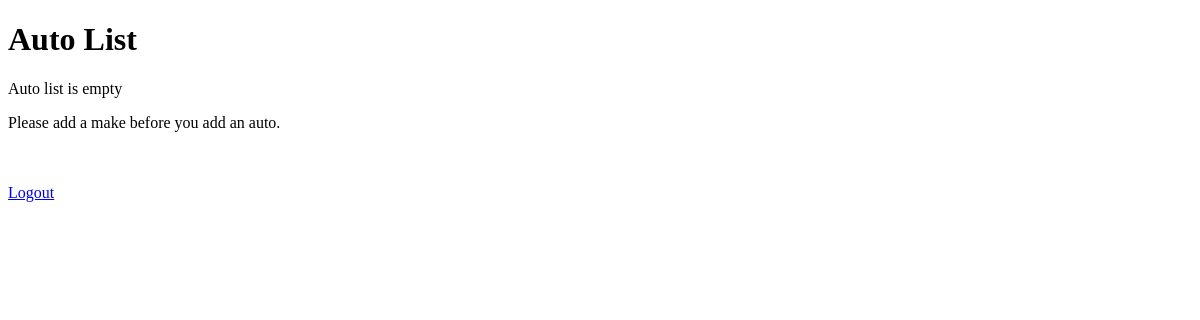
Before: /autos/ (signed in) with the older database file.
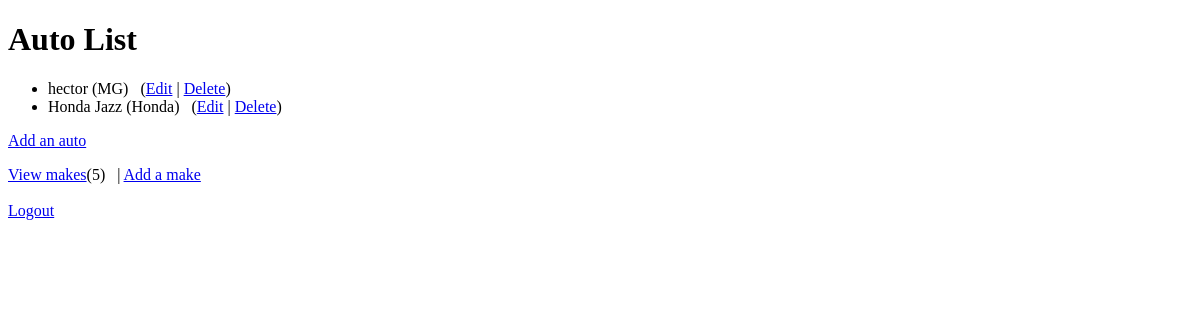
After: the same page with the newer database file.
### autos_dj4e/models.py (models this page shows, shortened)
class Auto(models.Model):
    name = models.CharField(
            max_length=200,
            validators= [MinLengthValidator(5,'minimum 5 characters required.')],
            verbose_name='Name(Auto)'
    )
    mileage = models.PositiveIntegerField()
    comments = models.CharField(max_length=300)
    make = models.ForeignKey(
            'Make',
            on_delete=models.CASCADE,
            null=False
    )

class Make(models.Model):
    name = models.CharField(
            verbose_name='Name(Auto):',
            max_length=200,
            help_text='(eg.Honda)',
            validators=[MinLengthValidator(2,'minimum 2 characters required.')]
    )
    def __str__(self):
        return self.name

### autos_dj4e/views.py (the view)
# urls.py: path('',views.indexView.as_view(),name='index'),
class indexView(LoginRequiredMixin,ListView):
    model=Auto
    template_name='autos_dj4e/index.html'
    context_object_name='auto_list'
    def get_context_data(self, **kwargs):
        context = super().get_context_data(**kwargs)
        context['make_count']= Make.objects.all().count()
        return context

### autos_dj4e/templates/autos_dj4e/index.html (shortened to what this page needs)
{% extends "autos_dj4e/base.html" %}
{% block content %}
<h1>Auto List</h1>
{% if auto_list %}
    <ul>
    {% for auto in auto_list %}
        <li>{{auto.name}}
            ({{auto.make}})
            &nbsp
            (<a href = "{% url 'autos_dj4e:auto_edit' auto.id %}">Edit</a> | <a href="{% url 'autos_dj4e:auto_delete' auto.id %}">Delete</a>)
        </li>
    {% endfor %}
    </ul>
{% else %}
    <p>Auto list is empty</p>
{% endif %}
<p>
{% if make_count > 0 %}
    <a href="{% url 'autos_dj4e:auto_create' %}">Add an auto</a>
{% else %}
    Please add a make before you add an auto.
{% endif %}
</p>
<p>
{% if make_count > 0 %}
    <a href="{% url 'autos_dj4e:make_view' %}">View makes</a>({{make_count}})
    &nbsp |
    <a href="{% url 'autos_dj4e:make_create' %}">Add a make</a>
{% endif %}
<br><br>
<a href="{% url 'logout'%}?next={{request.path}}">Logout</a>
{% endblock %}

Changed rows visible on the page:
added Auto: name "hector", make "MG"
added Auto: name "Honda Jazz", make "Honda"
Other visible differences:
{{ make_count }}: (not shown) → "5"
text no longer shown: "Auto list is empty Please add a make before you add an auto."
text now shown: "Add an auto View makes ( ) | Add a make"
